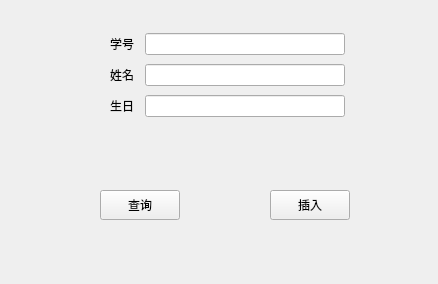
<?xml version="1.0" encoding="UTF-8"?>
<ui version="4.0">
 <class>Widget</class>
 <widget class="QWidget" name="Widget">
  <property name="geometry">
   <rect>
    <x>0</x>
    <y>0</y>
    <width>438</width>
    <height>284</height>
   </rect>
  </property>
  <property name="windowTitle">
   <string>Widget</string>
  </property>
  <widget class="QPushButton" name="findPushButton">
   <property name="geometry">
    <rect>
     <x>100</x>
     <y>190</y>
     <width>80</width>
     <height>30</height>
    </rect>
   </property>
   <property name="minimumSize">
    <size>
     <width>0</width>
     <height>30</height>
    </size>
   </property>
   <property name="maximumSize">
    <size>
     <width>16777215</width>
     <height>30</height>
    </size>
   </property>
   <property name="text">
    <string>查询</string>
   </property>
  </widget>
  <widget class="QPushButton" name="insertPushButton">
   <property name="geometry">
    <rect>
     <x>270</x>
     <y>190</y>
     <width>80</width>
     <height>30</height>
    </rect>
   </property>
   <property name="minimumSize">
    <size>
     <width>0</width>
     <height>30</height>
    </size>
   </property>
   <property name="maximumSize">
    <size>
     <width>16777215</width>
     <height>30</height>
    </size>
   </property>
   <property name="text">
    <string>插入</string>
   </property>
  </widget>
  <widget class="QWidget" name="">
   <property name="geometry">
    <rect>
     <x>110</x>
     <y>30</y>
     <width>235</width>
     <height>91</height>
    </rect>
   </property>
   <layout class="QVBoxLayout" name="verticalLayout">
    <item>
     <layout class="QHBoxLayout" name="horizontalLayout">
      <item>
       <widget class="QLabel" name="idLabel">
        <property name="text">
         <string>学号</string>
        </property>
       </widget>
      </item>
      <item>
       <widget class="QLineEdit" name="idLineEdit">
        <property name="minimumSize">
         <size>
          <width>200</width>
          <height>0</height>
         </size>
        </property>
        <property name="maximumSize">
         <size>
          <width>200</width>
          <height>16777215</height>
         </size>
        </property>
       </widget>
      </item>
     </layout>
    </item>
    <item>
     <layout class="QHBoxLayout" name="horizontalLayout_2">
      <item>
       <widget class="QLabel" name="nameLabel">
        <property name="text">
         <string>姓名</string>
        </property>
       </widget>
      </item>
      <item>
       <widget class="QLineEdit" name="nameLineEdit">
        <property name="minimumSize">
         <size>
          <width>200</width>
          <height>0</height>
         </size>
        </property>
        <property name="maximumSize">
         <size>
          <width>200</width>
          <height>16777215</height>
         </size>
        </property>
       </widget>
      </item>
     </layout>
    </item>
    <item>
     <layout class="QHBoxLayout" name="horizontalLayout_3">
      <item>
       <widget class="QLabel" name="birthLabel">
        <property name="text">
         <string>生日</string>
        </property>
       </widget>
      </item>
      <item>
       <widget class="QLineEdit" name="birthLineEdit">
        <property name="minimumSize">
         <size>
          <width>200</width>
          <height>0</height>
         </size>
        </property>
        <property name="maximumSize">
         <size>
          <width>200</width>
          <height>16777215</height>
         </size>
        </property>
       </widget>
      </item>
     </layout>
    </item>
   </layout>
  </widget>
 </widget>
 <resources/>
 <connections/>
</ui>
